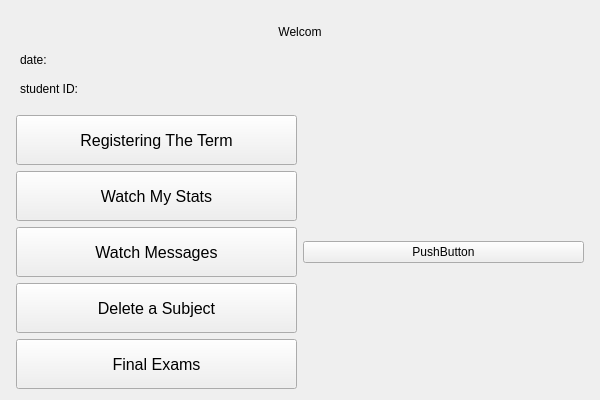
<?xml version="1.0" encoding="UTF-8"?>
<ui version="4.0">
 <class>studentpannel</class>
 <widget class="QWidget" name="studentpannel">
  <property name="geometry">
   <rect>
    <x>0</x>
    <y>0</y>
    <width>600</width>
    <height>400</height>
   </rect>
  </property>
  <property name="minimumSize">
   <size>
    <width>600</width>
    <height>400</height>
   </size>
  </property>
  <property name="maximumSize">
   <size>
    <width>600</width>
    <height>400</height>
   </size>
  </property>
  <property name="windowTitle">
   <string>Form</string>
  </property>
  <layout class="QGridLayout" name="gridLayout">
   <item row="0" column="0">
    <layout class="QVBoxLayout" name="verticalLayout_3">
     <item>
      <widget class="QWidget" name="widget" native="true">
       <property name="maximumSize">
        <size>
         <width>16777215</width>
         <height>100</height>
        </size>
       </property>
       <layout class="QVBoxLayout" name="verticalLayout_4">
        <item>
         <widget class="QLabel" name="label">
          <property name="maximumSize">
           <size>
            <width>16777215</width>
            <height>50</height>
           </size>
          </property>
          <property name="text">
           <string>Welcom</string>
          </property>
          <property name="alignment">
           <set>Qt::AlignmentFlag::AlignCenter</set>
          </property>
         </widget>
        </item>
        <item>
         <layout class="QHBoxLayout" name="horizontalLayout_4">
          <item>
           <widget class="QLabel" name="label_5">
            <property name="minimumSize">
             <size>
              <width>100</width>
              <height>0</height>
             </size>
            </property>
            <property name="maximumSize">
             <size>
              <width>60</width>
              <height>16777215</height>
             </size>
            </property>
            <property name="text">
             <string>date:</string>
            </property>
           </widget>
          </item>
          <item>
           <widget class="QLabel" name="datelabel">
            <property name="text">
             <string/>
            </property>
           </widget>
          </item>
         </layout>
        </item>
        <item>
         <layout class="QHBoxLayout" name="horizontalLayout_2">
          <item>
           <widget class="QLabel" name="label_2">
            <property name="minimumSize">
             <size>
              <width>100</width>
              <height>0</height>
             </size>
            </property>
            <property name="maximumSize">
             <size>
              <width>100</width>
              <height>16777215</height>
             </size>
            </property>
            <property name="text">
             <string>student ID: </string>
            </property>
           </widget>
          </item>
          <item>
           <widget class="QLabel" name="stdIDlabel">
            <property name="text">
             <string/>
            </property>
           </widget>
          </item>
         </layout>
        </item>
       </layout>
      </widget>
     </item>
     <item>
      <layout class="QHBoxLayout" name="horizontalLayout">
       <property name="leftMargin">
        <number>5</number>
       </property>
       <property name="rightMargin">
        <number>5</number>
       </property>
       <item>
        <layout class="QVBoxLayout" name="verticalLayout_2">
         <item>
          <widget class="QPushButton" name="registerbutton_2">
           <property name="minimumSize">
            <size>
             <width>0</width>
             <height>50</height>
            </size>
           </property>
           <property name="maximumSize">
            <size>
             <width>16777215</width>
             <height>50</height>
            </size>
           </property>
           <property name="font">
            <font>
             <pointsize>12</pointsize>
            </font>
           </property>
           <property name="text">
            <string>Registering The Term</string>
           </property>
          </widget>
         </item>
         <item>
          <widget class="QPushButton" name="statsbutton_2">
           <property name="sizePolicy">
            <sizepolicy hsizetype="Minimum" vsizetype="Minimum">
             <horstretch>0</horstretch>
             <verstretch>0</verstretch>
            </sizepolicy>
           </property>
           <property name="minimumSize">
            <size>
             <width>0</width>
             <height>50</height>
            </size>
           </property>
           <property name="maximumSize">
            <size>
             <width>16777215</width>
             <height>50</height>
            </size>
           </property>
           <property name="font">
            <font>
             <pointsize>12</pointsize>
            </font>
           </property>
           <property name="text">
            <string>Watch My Stats</string>
           </property>
          </widget>
         </item>
         <item>
          <widget class="QPushButton" name="messageButton_2">
           <property name="minimumSize">
            <size>
             <width>0</width>
             <height>50</height>
            </size>
           </property>
           <property name="maximumSize">
            <size>
             <width>16777215</width>
             <height>50</height>
            </size>
           </property>
           <property name="font">
            <font>
             <pointsize>12</pointsize>
            </font>
           </property>
           <property name="text">
            <string>Watch Messages</string>
           </property>
          </widget>
         </item>
         <item>
          <widget class="QPushButton" name="deletesubjectbutton_2">
           <property name="minimumSize">
            <size>
             <width>0</width>
             <height>50</height>
            </size>
           </property>
           <property name="maximumSize">
            <size>
             <width>16777215</width>
             <height>50</height>
            </size>
           </property>
           <property name="font">
            <font>
             <pointsize>12</pointsize>
            </font>
           </property>
           <property name="text">
            <string>Delete a Subject</string>
           </property>
          </widget>
         </item>
         <item>
          <widget class="QPushButton" name="Examsbutton_2">
           <property name="minimumSize">
            <size>
             <width>0</width>
             <height>50</height>
            </size>
           </property>
           <property name="maximumSize">
            <size>
             <width>16777215</width>
             <height>50</height>
            </size>
           </property>
           <property name="font">
            <font>
             <pointsize>12</pointsize>
            </font>
           </property>
           <property name="text">
            <string>Final Exams</string>
           </property>
          </widget>
         </item>
        </layout>
       </item>
       <item>
        <layout class="QVBoxLayout" name="verticalLayout">
         <item>
          <widget class="QPushButton" name="pushButton">
           <property name="text">
            <string>PushButton</string>
           </property>
          </widget>
         </item>
        </layout>
       </item>
      </layout>
     </item>
    </layout>
   </item>
  </layout>
 </widget>
 <resources/>
 <connections/>
</ui>
